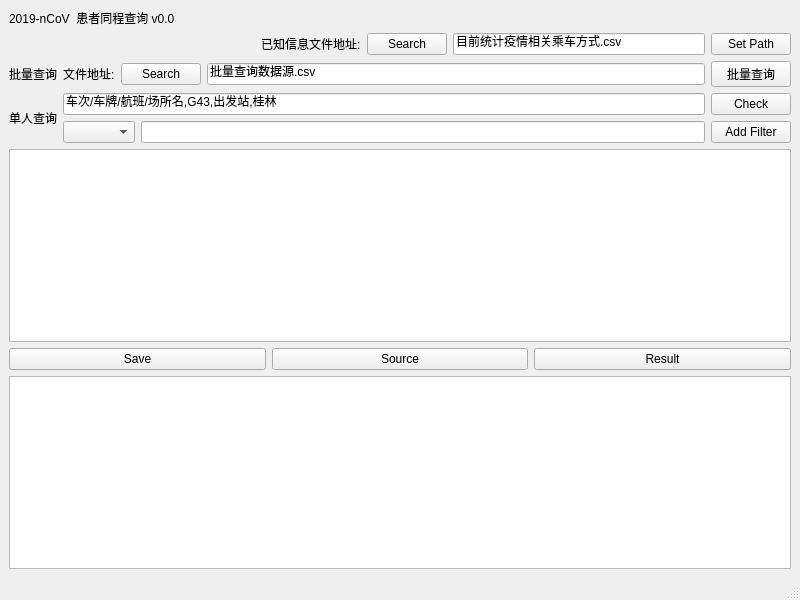
<?xml version="1.0" encoding="UTF-8"?>
<ui version="4.0">
 <class>MainWindow</class>
 <widget class="QMainWindow" name="MainWindow">
  <property name="geometry">
   <rect>
    <x>0</x>
    <y>0</y>
    <width>800</width>
    <height>600</height>
   </rect>
  </property>
  <property name="windowTitle">
   <string>MainWindow</string>
  </property>
  <widget class="QWidget" name="centralwidget">
   <layout class="QGridLayout" name="gridLayout">
    <item row="1" column="0" colspan="2">
     <layout class="QHBoxLayout" name="horizontalLayout_5">
      <item>
       <spacer name="horizontalSpacer">
        <property name="orientation">
         <enum>Qt::Horizontal</enum>
        </property>
        <property name="sizeType">
         <enum>QSizePolicy::MinimumExpanding</enum>
        </property>
        <property name="sizeHint" stdset="0">
         <size>
          <width>40</width>
          <height>20</height>
         </size>
        </property>
       </spacer>
      </item>
      <item>
       <widget class="QLabel" name="label_4">
        <property name="text">
         <string>已知信息文件地址:</string>
        </property>
       </widget>
      </item>
      <item>
       <widget class="QPushButton" name="Source_Path_Set">
        <property name="text">
         <string>Search</string>
        </property>
       </widget>
      </item>
      <item>
       <widget class="QLineEdit" name="lineEdit_source_Path">
        <property name="text">
         <string>目前统计疫情相关乘车方式.csv</string>
        </property>
       </widget>
      </item>
      <item>
       <widget class="QPushButton" name="Source_Path_Set_BTN">
        <property name="text">
         <string>Set Path</string>
        </property>
       </widget>
      </item>
     </layout>
    </item>
    <item row="6" column="0" colspan="2">
     <layout class="QHBoxLayout" name="horizontalLayout_4">
      <item>
       <widget class="QPushButton" name="Save_BTN">
        <property name="text">
         <string>Save</string>
        </property>
       </widget>
      </item>
      <item>
       <widget class="QPushButton" name="Show_Source_BTN">
        <property name="text">
         <string>Source</string>
        </property>
       </widget>
      </item>
      <item>
       <widget class="QPushButton" name="Show_Result_BTN">
        <property name="text">
         <string>Result</string>
        </property>
       </widget>
      </item>
     </layout>
    </item>
    <item row="3" column="0">
     <widget class="QLabel" name="label_2">
      <property name="text">
       <string>单人查询</string>
      </property>
     </widget>
    </item>
    <item row="3" column="1">
     <layout class="QVBoxLayout" name="verticalLayout">
      <item>
       <layout class="QHBoxLayout" name="horizontalLayout">
        <item>
         <widget class="QLineEdit" name="lineEdit">
          <property name="text">
           <string>车次/车牌/航班/场所名,G43,出发站,桂林</string>
          </property>
         </widget>
        </item>
        <item>
         <widget class="QPushButton" name="pushButton">
          <property name="text">
           <string>Check</string>
          </property>
         </widget>
        </item>
       </layout>
      </item>
      <item>
       <layout class="QHBoxLayout" name="horizontalLayout_3">
        <item>
         <widget class="QComboBox" name="comboBox"/>
        </item>
        <item>
         <widget class="QLineEdit" name="lineEdit_Filter"/>
        </item>
        <item>
         <widget class="QPushButton" name="Filter_Add_BTN">
          <property name="text">
           <string>Add Filter</string>
          </property>
         </widget>
        </item>
       </layout>
      </item>
     </layout>
    </item>
    <item row="7" column="0" colspan="2">
     <widget class="QTableWidget" name="tableWidget"/>
    </item>
    <item row="5" column="0" colspan="2">
     <widget class="QTextEdit" name="textEdit"/>
    </item>
    <item row="0" column="0" colspan="2">
     <widget class="QLabel" name="label">
      <property name="text">
       <string>2019-nCoV  患者同程查询 v0.0</string>
      </property>
     </widget>
    </item>
    <item row="2" column="1">
     <layout class="QHBoxLayout" name="horizontalLayout_2">
      <item>
       <widget class="QLabel" name="label_5">
        <property name="text">
         <string>文件地址:</string>
        </property>
       </widget>
      </item>
      <item>
       <widget class="QPushButton" name="Check_File_Path_BTN">
        <property name="text">
         <string>Search</string>
        </property>
       </widget>
      </item>
      <item>
       <widget class="QLineEdit" name="lineEdit_Check_File">
        <property name="text">
         <string>批量查询数据源.csv</string>
        </property>
       </widget>
      </item>
      <item>
       <widget class="QPushButton" name="Batch_query_BTN">
        <property name="text">
         <string>批量查询</string>
        </property>
       </widget>
      </item>
     </layout>
    </item>
    <item row="2" column="0">
     <widget class="QLabel" name="label_3">
      <property name="text">
       <string>批量查询</string>
      </property>
     </widget>
    </item>
   </layout>
  </widget>
  <widget class="QStatusBar" name="statusbar"/>
  <widget class="QMenuBar" name="menubar">
   <property name="geometry">
    <rect>
     <x>0</x>
     <y>0</y>
     <width>800</width>
     <height>22</height>
    </rect>
   </property>
  </widget>
 </widget>
 <resources/>
 <connections/>
</ui>
